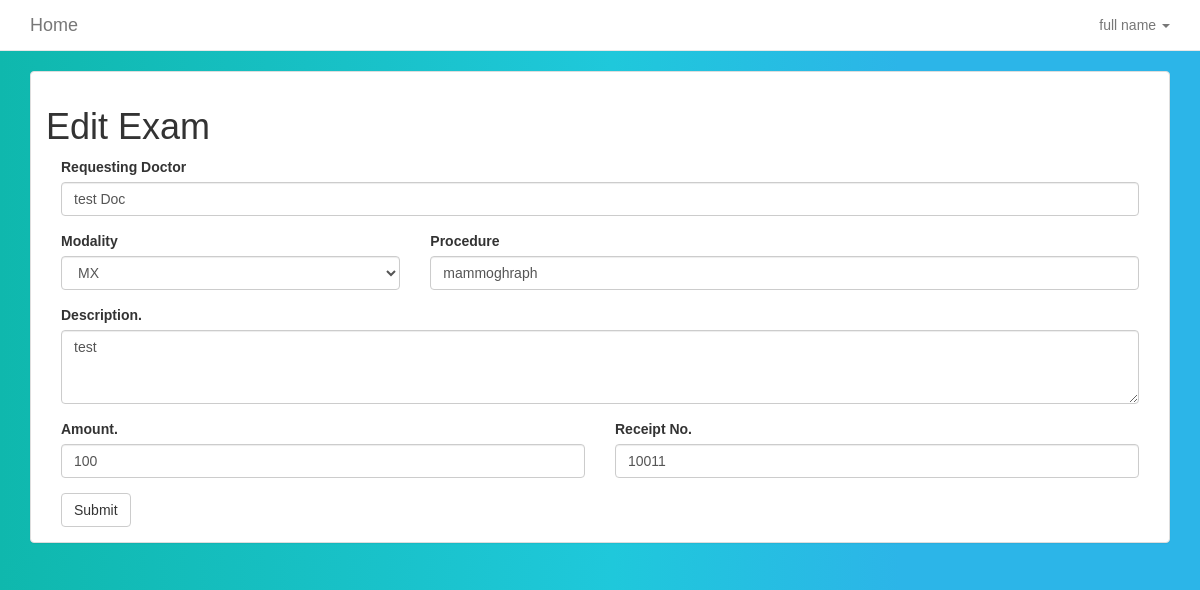
Page /edit-exam?id=1 (signed in) on the committed database.
### tables this page shows
CREATE TABLE `exam_info` (
  `exam_id` varchar(30) NOT NULL,
  `performer_id` varchar(30) NOT NULL,
  `patient_id` varchar(30) NOT NULL,
  `req_physician` varchar(50) NOT NULL,
  `modality` varchar(2) NOT NULL,
  `exam_name` varchar(50) NOT NULL,
  `exam_reason` text NOT NULL,
  `receipt` varchar(20) NOT NULL,
  `amount` int(11) NOT NULL,
  `created_at` timestamp NOT NULL DEFAULT CURRENT_TIMESTAMP ON UPDATE CURRENT_TIMESTAMP,
  `exam_done` tinyint(4) NOT NULL,
  `report_done` tinyint(4) NOT NULL
);

### app/conn_db.php (called while the page is built, shortened)
<?php
$conn = "";
function affected() {
    global $conn, $rows_affected;
    $rows_affected = mysqli_affected_rows($conn);
    if ($rows_affected < 1) {
        $error_sql ="No information added to or retreived from database. Try checking your parameters" . "<br>";
        error_handler($error_sql, mysqli_errno($conn), mysqli_error($conn));
        return 0;
    }
    else {
        return $rows_affected;
    }
}
function db_query($sql) {
    global $conn;
    $result = $conn->query($sql);
    if ($result == FALSE) {
        $error_sql = "Error querying db, check sql statement" . "<br>";
        error_handler($error_sql, mysqli_errno($conn), mysqli_error($conn));
    }
    else {
        return $result;
    }
}
?>

### views_user/edit-exam.php (the view, shortened to what this page needs)
<?php
if(isset($_GET['id'])){
 $exam_id = $_GET['id'];
 $select = "SELECT * FROM exam_info WHERE exam_id='$exam_id'";
 $a_exam = db_query($select);
$this_patient = $a_exam->fetch_assoc();
}
?>
<div class="section">
  <div class="container">
  <div class="panel panel-default panel-faded">
                <div class="panel-body">
    <div class="row">
      <div class="col-md-12">
        <h1>Edit Exam</h1>
      </div>
    </div>
    <form role="form" method="post" class="col-md-12">
      <div class="row">
           <div class="col-md-12">
             <div class="form-group">
                <label class="control-label">Requesting Doctor</label>
                 <input class="form-control" type="text" name="req_doctor" value="<?php echo $this_patient['req_physician'];?>">
             </div>
          </div>
      </div>
      <div class="row">
          <div class="col-md-4">
            <div class="form-group">
              <label class="control-label">Modality</label>
              <select class="form-control" name="group">
                <option  value="<?php echo $this_patient['modality'];?>"><?php echo $this_patient['modality'];?></option>
              </select>
            </div>
          </div>
          <div class="col-md-8">
           <div class="form-group">
            <label class="control-label">Procedure</label>
            <input class="form-control" type="text" name="procedure" value="<?php echo $this_patient['exam_name'];?>">
           </div>
          </div>
      </div>
      <div class="row">
          <div class="col-md-12">
             <div class="form-group">
                <label class="control-label">Description.</label>
                <textarea class="form-control" rows="3" name="description"><?php echo $this_patient['exam_reason'];?></textarea>
             </div>
          </div>
      </div>
      <div class="row">
          <div class="col-md-6">
             <div class="form-group">
                <label class="control-label">Amount.</label>
                <input class="form-control" type="text" name="date" value="<?php echo $this_patient['amount'];?>">
             </div>
          </div>
         <div class="col-md-6">
            <div class="form-group">
              <label class="control-label">Receipt No.</label>
              <input class="form-control" type="text" name="time" value="<?php echo $this_patient['receipt'];?>">
            </div>
          </div>
        </div>
      <button type="submit" class="btn btn-default">Submit</button>
    </form>
  </div>
</div>
</div>
</div>

### assets/css/style.css (style rules this page uses)
body { background:linear-gradient(90deg, #0fb8ad 0%, #1fc8db 51%, #2cb5e8 75%); font-family: Arial,sans-serif; }

### rows in the picture
exam_info: req_doctor "test Doc", group "MX", procedure "mammoghraph", description "test", date "100", time "10011"

### other values in the picture
$_SESSION["full_name"] "full name"
